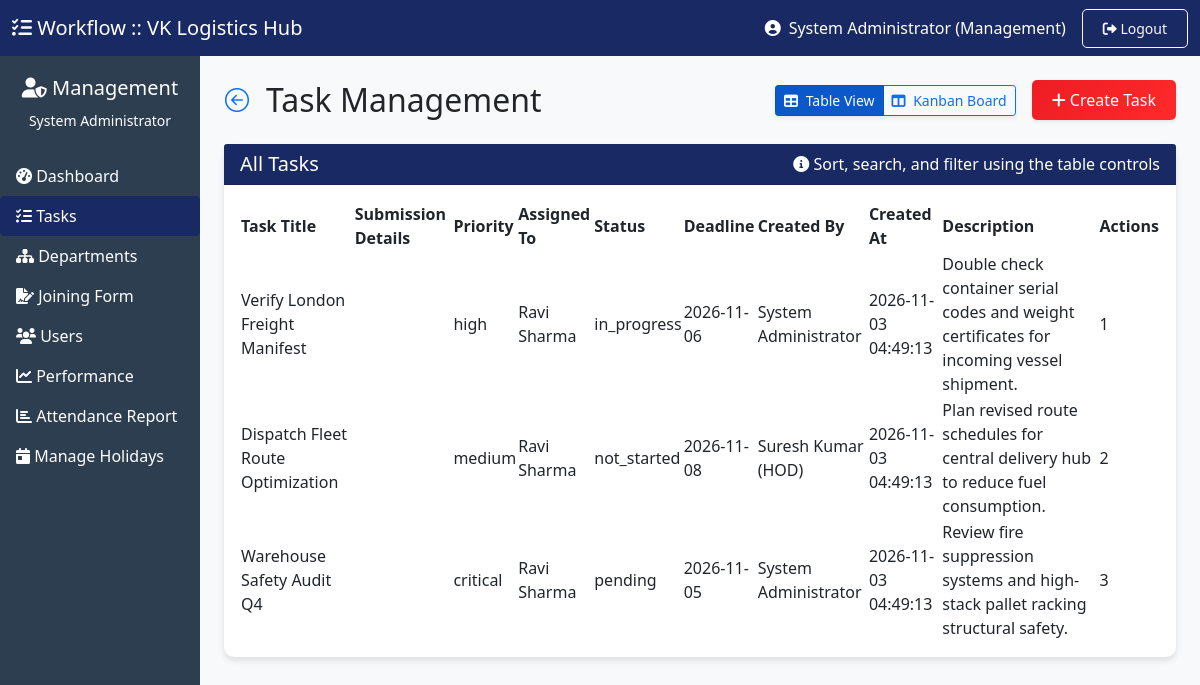
The page /dashboard/management/tasks.php (signed in) on the database as committed earlier.
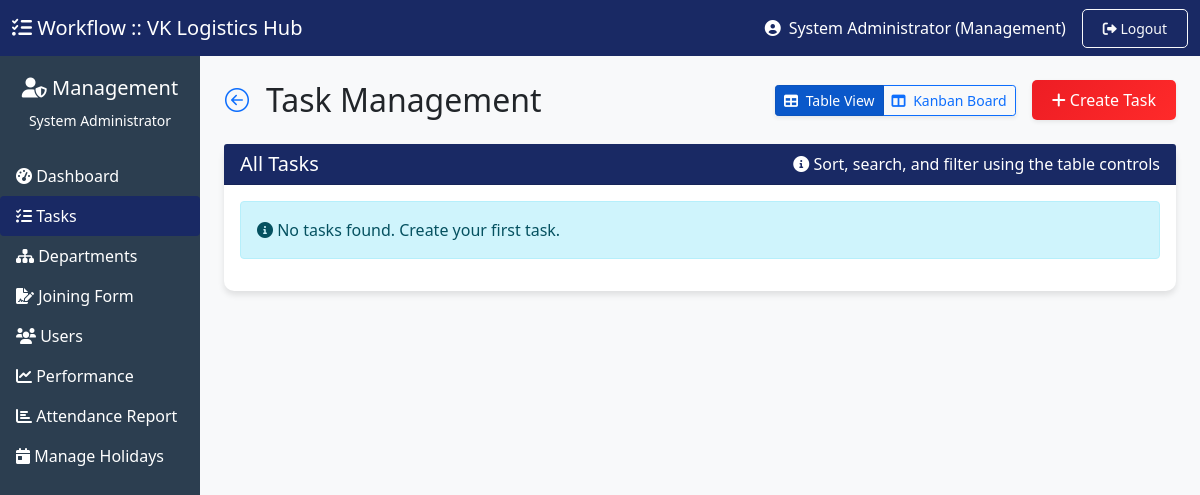
The same page on the database as committed later.
### tables this page shows
CREATE TABLE IF NOT EXISTS `tasks` (
  `id` INT AUTO_INCREMENT PRIMARY KEY,
  `title` VARCHAR(255) NOT NULL,
  `description` TEXT NOT NULL,
  `priority` ENUM('low', 'medium', 'high', 'critical') DEFAULT 'medium',
  `status` ENUM('pending', 'not_started', 'in_progress', 'dependency_block', 'waiting_review', 'completed', 'rejected') DEFAULT 'pending',
  `deadline` DATE NOT NULL,
  `submission_details` TEXT NULL,
  `created_by` INT NOT NULL,
  `completed_at` DATETIME NULL,
  `created_at` TIMESTAMP DEFAULT CURRENT_TIMESTAMP,
  `updated_at` TIMESTAMP DEFAULT CURRENT_TIMESTAMP ON UPDATE CURRENT_TIMESTAMP,
  INDEX (`created_by`),
  INDEX (`status`),
  INDEX (`priority`)
);

CREATE TABLE IF NOT EXISTS `users` (
  `id` INT AUTO_INCREMENT PRIMARY KEY,
  `username` VARCHAR(50) NOT NULL UNIQUE,
  `email` VARCHAR(100) NOT NULL UNIQUE,
  `password` VARCHAR(255) NOT NULL,
  `full_name` VARCHAR(100) NOT NULL,
  `role` ENUM('management', 'hod', 'employee') NOT NULL,
  `department_id` INT NULL,
  `position` VARCHAR(100) NULL,
  `is_active` TINYINT(1) DEFAULT 1,
  `last_login` DATETIME NULL,
  `created_at` TIMESTAMP DEFAULT CURRENT_TIMESTAMP,
  INDEX (`department_id`),
  INDEX (`role`),
  INDEX (`is_active`)
);

### dashboard/management/tasks.php (the view, shortened to what the changed rows need)
<?php
require_once __DIR__ . '/../../config.php';
try {
    $db = getDB();
} catch(Exception $e) {
    die("Database connection failed. Please check your database setup.");
}
$tasks = [];
try {
    $stmt = $db->query("SELECT t.*, u.full_name as created_by_name, a.full_name as assigned_to_name FROM tasks t LEFT JOIN users u ON t.created_by = u.id LEFT JOIN task_assignments ta ON t.id = ta.task_id LEFT JOIN users a ON ta.assigned_to = a.id WHERE t.status NOT IN ('completed', 'rejected') OR (t.status IN ('completed', 'rejected') AND t.created_at >= DATE_SUB(NOW(), INTERVAL 1 MONTH)) ORDER BY t.created_at DESC");
    $tasks = $stmt->fetchAll();
} catch(Exception $e) {
    $message = "Error loading data: " . $e->getMessage();
    $message_type = "danger";
}
?>
<!DOCTYPE html>
<html lang="en">
<head>
    <link href="https://cdn.jsdelivr.net/npm/bootstrap@5.1.3/dist/css/bootstrap.min.css" rel="stylesheet">
    <link rel="stylesheet" href="https://cdnjs.cloudflare.com/ajax/libs/font-awesome/6.0.0/css/all.min.css">
    <link rel="stylesheet" href="https://unpkg.com/bootstrap-table@1.22.1/dist/bootstrap-table.min.css">
    <link rel="stylesheet" href="https://cdn.jsdelivr.net/npm/bootstrap-icons@1.11.1/font/bootstrap-icons.css">
    <link href="../../assets/css/style.css" rel="stylesheet">
</head>
<body style="background-color: #f8f9fa;">
    <div class="container-fluid">
        <div class="row">
            <main class="col-md-9 ms-sm-auto col-lg-10 px-md-4 py-4">
                <div class="d-flex justify-content-between align-items-center mb-4">
                    <div class="d-flex align-items-center">
                        <h1 class="h2 mb-0">Task Management</h1>
                    </div>
                </div>
                <div class="card" id="taskTableViewCard">
                    <div class="card-body">
                        <?php if(empty($tasks)): ?>
                        <div class="alert alert-info">
                            <i class="fas fa-info-circle"></i> No tasks found. Create your first task.
                        </div>
                        <?php else: ?>
                        <table id="tasksTable" data-toggle="table" data-search="true"
                            data-show-search-clear-button="true" data-search-align="left" data-pagination="true"
                            data-page-list="[10, 25, 50, 100, all]" data-show-columns="true" data-show-refresh="true"
                            data-show-export="true" data-buttons-class="primary" data-show-fullscreen="true"
                            data-sortable="true" data-sort-class="table-active" data-page-size="10" class="table-hover">
                            <thead>
                                <tr>
                                    <th data-field="title" data-sortable="true">Task Title</th>
                                    <th data-field="submission_details" data-sortable="true" data-formatter="priorityFormatter">
                                        Submission Details</th>
                                    <th data-field="priority" data-sortable="true" data-formatter="priorityFormatter">
                                        Priority</th>
                                    <th data-field="assigned_to" data-sortable="true">Assigned To</th>
                                    <th data-field="status" data-sortable="true" data-formatter="statusFormatter">Status
                                    </th>
                                    <th data-field="deadline" data-sortable="true" data-formatter="dateFormatter">
                                        Deadline</th>
                                    <th data-field="created_by" data-sortable="true">Created By</th>
                                    <th data-field="created_at" data-sortable="true" data-formatter="dateFormatter"
                                        data-visible="false">Created At</th>
                                    <th data-field="description" data-visible="false">Description</th>
                                    <th data-field="id" data-formatter="actionsFormatter" data-align="center">Actions
                                    </th>
                                </tr>
                            </thead>
                            <tbody>
                                <?php foreach($tasks as $task): ?>
                                <tr>
                                    <td><?php echo htmlspecialchars($task['title']); ?></td>
                                    <td><?php echo $task['submission_details']; ?></td>
                                    <td><?php echo $task['priority']; ?></td>
                                    <td><?php echo $task['assigned_to_name'] ?? 'Unassigned'; ?></td>
                                    <td><?php echo $task['status']; ?></td>
                                    <td><?php echo $task['deadline']; ?></td>
                                    <td><?php echo $task['created_by_name']; ?></td>
                                    <td><?php echo $task['created_at']; ?></td>
                                    <td><?php echo htmlspecialchars($task['description']); ?></td>
                                    <td><?php echo $task['id']; ?></td>
                                </tr>
                                <?php endforeach; ?>
                            </tbody>
                        </table>
                        <?php endif; ?>
                    </div>
                </div>
            </main>
        </div>
    </div>
</body>
</html>

Rows that differ between the two databases and show on the page:
removed tasks: title "Verify London Freight Manifest", priority "high", users.full_name "Ravi Sharma", status "in_progress", deadline "2026-11-06", users.full_name "System Administrator", created_at "2026-11-03 04:49:13", description "Double check container serial codes and weight certificates for incoming vessel shipment.", id "1"
removed tasks: title "Dispatch Fleet Route Optimization", priority "medium", users.full_name "Ravi Sharma", status "not_started", deadline "2026-11-08", users.full_name "Suresh Kumar (HOD)", created_at "2026-11-03 04:49:13", description "Plan revised route schedules for central delivery hub to reduce fuel consumption.", id "2"
removed tasks: title "Warehouse Safety Audit Q4", priority "critical", users.full_name "Ravi Sharma", status "pending", deadline "2026-11-05", users.full_name "System Administrator", created_at "2026-11-03 04:49:13", description "Review fire suppression systems and high-stack pallet racking structural safety.", id "3"
Other text that changed with them:
text no longer shown: "Task Title Submission Details Priority Assigned To Status Deadline Created By Created At Description Actions"
text now shown: "No tasks found. Create your first task."
